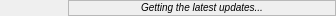
<?xml version="1.0" encoding="UTF-8"?>
<ui version="4.0">
 <class>LoadingWidget</class>
 <widget class="QWidget" name="LoadingWidget">
  <property name="geometry">
   <rect>
    <x>0</x>
    <y>0</y>
    <width>336</width>
    <height>16</height>
   </rect>
  </property>
  <property name="windowTitle">
   <string>Form</string>
  </property>
  <layout class="QHBoxLayout" name="horizontalLayout">
   <property name="spacing">
    <number>8</number>
   </property>
   <property name="margin">
    <number>0</number>
   </property>
   <item>
    <widget class="QLabel" name="filler">
     <property name="minimumSize">
      <size>
       <width>60</width>
       <height>0</height>
      </size>
     </property>
     <property name="maximumSize">
      <size>
       <width>60</width>
       <height>16777215</height>
      </size>
     </property>
     <property name="text">
      <string/>
     </property>
     <property name="scaledContents">
      <bool>true</bool>
     </property>
     <property name="alignment">
      <set>Qt::AlignHCenter|Qt::AlignTop</set>
     </property>
    </widget>
   </item>
   <item>
    <widget class="QFrame" name="loading_frame">
     <property name="frameShape">
      <enum>QFrame::StyledPanel</enum>
     </property>
     <property name="frameShadow">
      <enum>QFrame::Raised</enum>
     </property>
     <layout class="QVBoxLayout" name="verticalLayout">
      <property name="margin">
       <number>0</number>
      </property>
      <item>
       <widget class="QLabel" name="loading_label">
        <property name="text">
         <string>&lt;i&gt;&lt;small&gt;Getting the latest updates...&lt;/small&gt;&lt;/i&gt;</string>
        </property>
        <property name="alignment">
         <set>Qt::AlignCenter</set>
        </property>
       </widget>
      </item>
     </layout>
    </widget>
   </item>
  </layout>
 </widget>
 <resources>
  <include location="resources.qrc"/>
 </resources>
 <connections/>
</ui>
